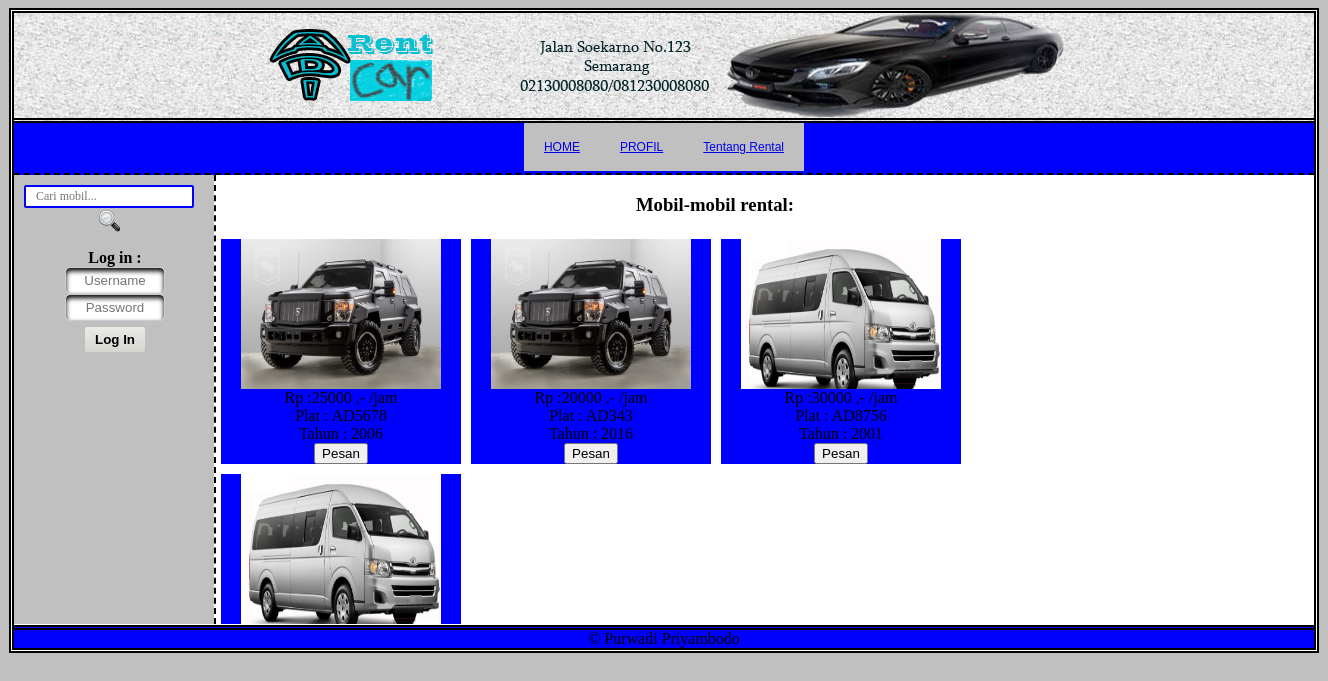
The page / on the database its author committed.
### tables this page shows
CREATE TABLE IF NOT EXISTS `kendaraan` (
  `NoPlat` varchar(20) NOT NULL,
  `Tahun` text NOT NULL,
  `TarifPerJam` int(11) NOT NULL,
  `StatusRental` text NOT NULL,
  `IDType` varchar(5) NOT NULL,
  `KodePemilik` varchar(5) NOT NULL,
  PRIMARY KEY (`NoPlat`)
);

### index.php (the view)
<?php
include"koneksi.php";session_start();
	if (isset($_GET['key'])) {
		$key=$_GET['key'];
	}
	else {
		$key="";
	}
$qkendaraan= mysql_query("select * from kendaraan join type using(IDType) join merk using(KodeMerk)
					where NoPlat like'%$key%' or NmType like'%$key%' or NmMerk like'%$key%' ;",$c)
					or die(mysql_error());
echo"
<html>
<head><title>HOME</title>
<link rel='stylesheet' href='style.css' type='text/css'/>
</head>
<body>
	<div id='bg'>
		<div id='head'>
		<center><img src='img/head.jpg'></center>
		</div>
		<div id='menu'>
		<center>
		<ul>
			<li><a href='index.php'>HOME</a></li>
			<li><a href='beranda.php'>PROFIL</a></li>
			<li>
			<a href='tentang.php'>Tentang Rental</a>
			<ul><li><a href='tentang1.php'>Contact</a></li>
			</ul>
			</li>
		</ul>
		</center>
		</div>
		<div id='isi'>
			<div id='kiri'>
			<center>
				<div class='cari'>
					<form action='index.php' method='get'>
						<input name='sitesearch' style='display:none;' value='Jack Car Rental' />
						<input id='search-box' name='key' onblur='if(this.value==&apos;&apos;)
						this.value=this.defaultValue;' onfocus='if(this.value==this.defaultValue)this.value=&apos;&apos;;'
						 style='width:170px;border: 2px solid blue; border-radius: 2px;;padding:2px 10px; font:12px Comic Sans MS;color:#666;no-repeat;'
						  type='text' placeholder='Cari mobil...'/><input align='top' id='search-btn' src='img/c10.png' height='25px' type='image' value='Search'/>
					</form>
				</div>
				<div class='formlogin'>
			<form method='POST' action='login.php'>
			<b>Log in :</b><br><input type='text' placeholder='Username' name='username'/>
			<br><input type='text' placeholder='Password' name='password'/>
			<br><input type='submit' value='Log In'/>
			</form></div></center>
			</div>
			<div id='konten' style='overflow:auto; width:100%px; height:449px;'>
				<center><h3>Mobil-mobil rental:</h3></center>
				";
				while($rkendaraan= mysql_fetch_array($qkendaraan)){
				echo"
					<div id='kategori'>
						<img src='img/".$rkendaraan['IDType'].".jpg' width='200px' height='150px'>
						<br>Rp :".$rkendaraan['TarifPerJam']." ,- /jam
						<br>Plat :	".$rkendaraan['NoPlat']."
						<br>Tahun :	".$rkendaraan['Tahun']."
						<br><a href='pesan.php?id=".$rkendaraan['IDType']."&NoPlat=".$rkendaraan['NoPlat']."'>
							<input type='button' value='Pesan'></a>
					</div>
				";
				}
				echo"
			</div>
		</div>
		<div id='foot'>
		<center>&copy; Purwadi Priyambodo</center>
		</div>
	</div>
</body>
</html>
";
?>

### style.css (style rules this page uses)
body { background-color:silver; }
#bg { float:center; margin:auto auto; border:5px double black; width:1300px; height:auto; background-color:white; }
#head { margin:auto auto; float:center; border-bottom:5px double black; width:1300px; height:105px; background:url('img/bg.jpg'); }
#menu { width:1300px; height:50px; border-bottom:2px dashed black; background-color:blue; }
ul { text-align: left; display: inline; margin: 0; padding: 10px 4px 17px 0; list-style: none; }
ul li { font: 12px/18px sans-serif;display: inline-block; margin-right: -4px; position: relative; padding: 15px 20px; background: silver; cursor: pointer; }
#isi { float:center; width:1200px; height:450px; }
#kiri { float:left; width:200px; height:449px; background-color:silver; }
#konten { float:right; width:998px; height:449px; border-left:2px dashed black; background:white; }
#foot { background-color:blue; border-top:5px double black; }
#kategori { width: 240px; height: auto; background-color: blue; float: left; margin: 5px; text-align: center; }
.cari { float:right; margin-top:10px; margin-right:10px; }
.formlogin { padding:1px; margin-top:0px; width:200px; }
.formlogin input[type="text"], .formlogin input[type="password"] { width: 100px; height: auto; padding:5px; border:1px solid #ccc; text-align: center; background: #fff; box-shadow:inset 0px 3px 5px black; border-radius:5px; }
.formlogin input[type="submit"] { background: -webkit-linear-gradient(top ,#EAEBE7 0%,#D5D6CF 100%); background: -moz-linear-gradient(center top,#EAEBE7 0%,#D5D6CF 100%); border:1px solid #BFC1B7; padding:5px 10px; border-radius: 3px; color:black; font-weight: bold; margin-top: 5px; }

### rows shown on the page
kendaraan: IDType (picture), TarifPerJam "25000", NoPlat "AD5678", Tahun "2006"
kendaraan: IDType (picture), TarifPerJam "20000", NoPlat "AD343", Tahun "2016"
kendaraan: IDType (picture), TarifPerJam "30000", NoPlat "AD8756", Tahun "2001"
kendaraan: IDType (picture)
